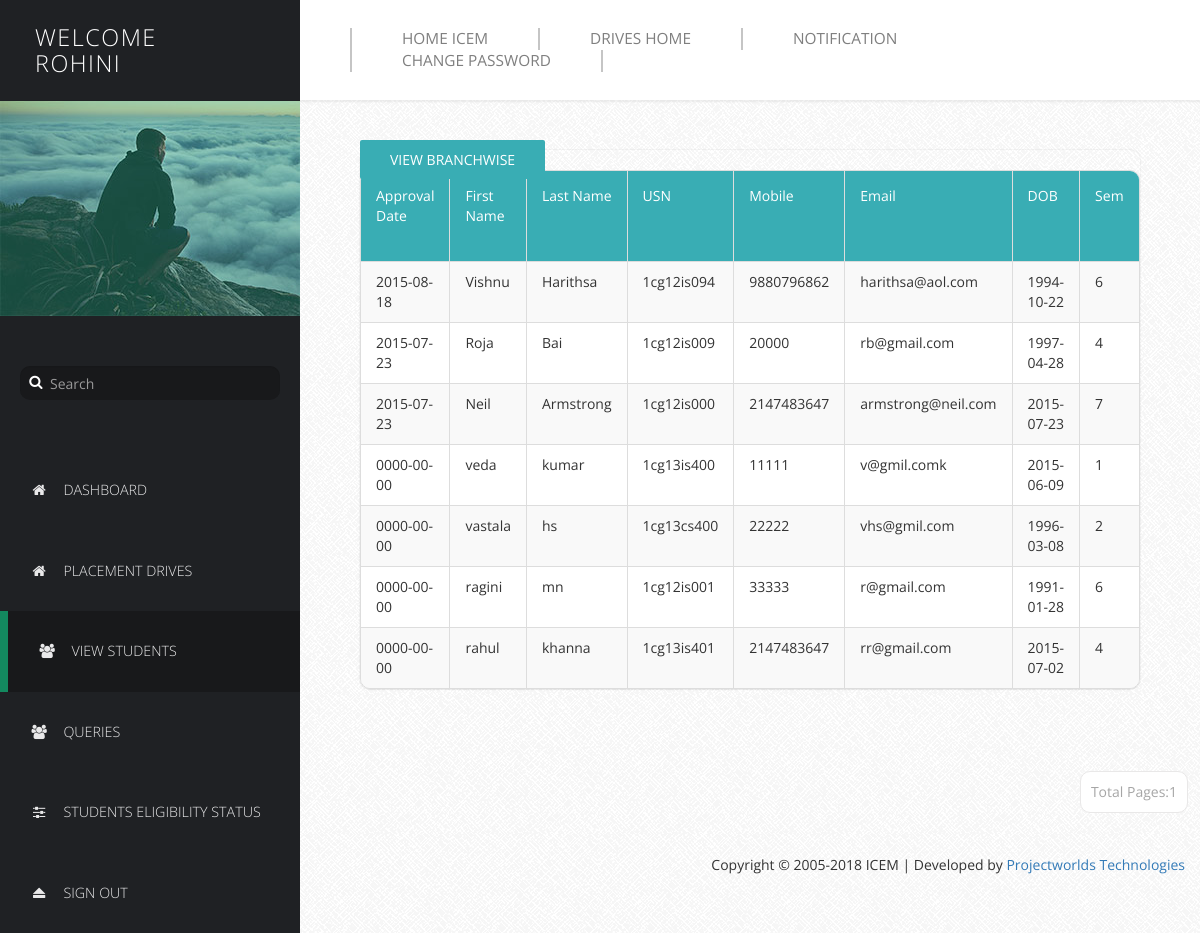
Page /Profilers/PProfile/manage-users.php (signed in) on the committed database.
### tables this page shows
CREATE TABLE IF NOT EXISTS `basicdetails` (
  `Id` int(11) NOT NULL AUTO_INCREMENT,
  `FirstName` varchar(25) NOT NULL,
  `LastName` varchar(25) NOT NULL,
  `USN` varchar(10) NOT NULL,
  `Mobile` bigint(11) NOT NULL,
  `Email` varchar(255) NOT NULL,
  `DOB` date NOT NULL,
  `Sem` int(11) NOT NULL,
  `Branch` varchar(15) NOT NULL,
  `SSLC` float NOT NULL,
  `PU/Dip` float NOT NULL,
  `BE` float NOT NULL,
  `Backlogs` int(11) NOT NULL,
  `HofBacklogs` tinyint(1) NOT NULL,
  `DetainYears` int(11) NOT NULL,
  `Approve` tinyint(1) NOT NULL DEFAULT '0',
  `ApprovalDate` date NOT NULL,
  PRIMARY KEY (`Id`,`USN`),
  UNIQUE KEY `USN` (`USN`,`Mobile`,`Email`)
);

### Profilers/PProfile/manage-users.php (the view, shortened to what this page needs)
<!DOCTYPE html>
<html lang="en">
  <head>
    <link href="css/font-awesome.min.css" rel="stylesheet">
    <link href="css/bootstrap.min.css" rel="stylesheet">
    <link href="css/templatemo-style.css" rel="stylesheet">
  </head>
  <body>
    <div class="templatemo-flex-row">
      <div class="templatemo-sidebar">
        <header class="templatemo-site-header">
          <?php
		  $Welcome = "Welcome";
          echo "<h1>" . $Welcome . "<br>". $_SESSION['pusername']. "</h1>";
		 echo "<br>";
		  ?>
        </header>
        <div class="profile-photo-container">
          <img src="images/profile-photo.jpg" alt="Profile Photo" class="img-responsive">
          <div class="profile-photo-overlay"></div>
        </div>
        <form class="templatemo-search-form" role="search">
          <div class="input-group">
              <button type="submit" class="fa fa-search"></button>
              <input type="text" class="form-control" placeholder="Search" name="srch-term" id="srch-term">
          </div>
        </form>
        <nav class="templatemo-left-nav">
          <ul>
         <ul>
            <li><a href="login.php" ><i class="fa fa-home fa-fw"></i>Dashboard</a></li>
            <li><a href="Placement Drives.php"><i class="fa fa-home fa-fw"></i>Placement Drives</a></li>
            <li><a href="#" class="active"><i class="fa fa-users fa-fw"></i>View Students</a></li>
            <li><a href="queries.php"><i class="fa fa-users fa-fw"></i>Queries</a></li>
            <li><a href="Students Eligibility.php"><i class="fa fa-sliders fa-fw"></i>Students Eligibility Status</a></li>
            <li><a href="logout.php"><i class="fa fa-eject fa-fw"></i>Sign Out</a></li>
          </ul>
        </nav>
      </div>
      <div class="templatemo-content col-1 light-gray-bg">
        <div class="templatemo-top-nav-container">
          <div class="row">
            <nav class="templatemo-top-nav col-lg-12 col-md-12">
              <ul class="text-uppercase">
               <li><a href="../../Homepage/index.php">Home ICEM</a></li>
                <li><a href="../../Drives/index.php">Drives Home</a></li>
                <li><a href="Notif.php">Notification</a></li>
                <li><a href="Change Password.php">Change Password</a></li>
              </ul>
            </nav>
          </div>
        </div>
        <div class="templatemo-content-container">
          <div class="templatemo-content-widget no-padding">
		  	<a href="bgo.php" class="templatemo-blue-button">View Branchwise</a>
            <div class="panel panel-default table-responsive">
			  <table class="table table-striped table-bordered templatemo-user-table">
                <thead>
                  <tr>
				  <td><a   class="white-text templatemo-sort-by">Approval Date</a></td>
                    <td><a   class="white-text templatemo-sort-by">First Name</a></td>
                    <td><a   class="white-text templatemo-sort-by">Last Name </a></td>
                    <td><a  class="white-text templatemo-sort-by">USN </a></td>
                    <td><a class="white-text templatemo-sort-by">Mobile  </a></td>
					   <td><a  class="white-text templatemo-sort-by">Email </a></td>
                       <td><a class="white-text templatemo-sort-by">DOB  </a></td>
   <td><a   class="white-text templatemo-sort-by">Sem </a></td>
				  </thead>
			   <?php
$num_rec_per_page=15;
if (isset($_GET["page"])) { $page  = $_GET["page"]; } else { $page=1; };
$start_from = ($page-1) * $num_rec_per_page;
$sql = "SELECT * FROM basicdetails where Approve='1' ORDER BY ApprovalDate DESC LIMIT $start_from, $num_rec_per_page";
$rs_result = mysql_query ($sql);
?>
<?php
while ($row = mysql_fetch_assoc($rs_result))
{
            print "<tr>";
print "<td>" . $row['ApprovalDate'] . "</td>";
print "<td>" . $row['FirstName'] . "</td>";
print "<td>" . $row['LastName'] . "</td>";
print "<td>" . $row['USN'] . "</td>";
print "<td>" . $row['Mobile'] . "</td>";
print "<td>" . $row['Email'] . "</td>";
print "<td>" . $row['DOB'] . "</td>";
print "<td>" . $row['Sem'] . "</td>";
print "</tr>";
}
?>
              </table>
			  </div>
			  </div>
			  </div>
  <div class="pagination-wrap">
  <ul class="pagination">
			  <?php
$num_rec_per_page=15;
$sql = "SELECT * FROM basicdetails where Approve='1' ";
$rs_result = mysql_query($sql);
$total_records = mysql_num_rows($rs_result);
$totalpage = ceil($total_records / $num_rec_per_page);
$currentpage = (isset($_GET['page']) ? $_GET['page'] : 1);
	 if($currentpage == 0)
	{
	}
	else if( $currentpage >= 1  &&  $currentpage <= $totalpage  )
	{
	 echo "<li><a>Total Pages:".$totalpage."</a></li>";
}
 ?>
</ul>
</div>
        <footer class="text-right">
            <p>Copyright &copy; 2005-2018 ICEM
            | Developed by <a href="http://proectworlds.in" target="_parent">Projectworlds Technologies</a></p>
          </footer>
        </div>
      </div>
  </body>
</html>

### Profilers/PProfile/css/templatemo-style.css (style rules this page uses)
* { font-family: 'Open Sans', sans-serif; }
body { font-size: 13px; }
body, .templatemo-left-nav { background: #1f2124; }
h1, h2, h3 { margin: 0; }
ul { list-style-type: none; margin: 0; padding: 0; }
nav li { font-size: 1.1em; list-style: none; text-transform: uppercase; }
.white-text { color: white; }
.light-gray-bg { font-family:"Trebuchet MS", "Myriad Pro", Arial, sans-serif; font-size:14px; background:#f4f4f4 url(../images/bg.png) repeat top left; color:#333; overflow-y:scroll; }
footer { padding: 15px; }
.templatemo-sidebar { width: 300px; }
.templatemo-site-header { margin: 25px 30px; }
.templatemo-site-header h1 { color: white; display: inline-block; font-size: 1.8em; font-weight: 300; letter-spacing: 1.5px; margin: 0 5px; text-transform: uppercase; vertical-align: middle; }
.profile-photo-container { position: relative; }
.profile-photo-overlay { background-color: rgba(4, 152, 114, 0.35); position: absolute; top: 0; left: 0; width: 100%; height: 100%; transition: all 0.3s ease; }
.templatemo-search-form { font-size: 1.1em; margin: 50px 20px; }
.templatemo-search-form .input-group { width: 100%; }
.templatemo-search-form .input-group .form-control { background-color: #18191b; border: none; border-radius: 10px; color: #DDD; padding-left: 30px; }
.templatemo-search-form .input-group { position: relative; }
.fa-search { height:32px; width:32px; border: none; cursor: pointer; color:white; background:transparent; position:absolute; top: 0; left: 0; z-index: 100; }
.templatemo-left-nav li { font-weight: 300; }
.templatemo-left-nav a.active, .templatemo-left-nav a:hover { background: #18191b; border-left: 8px solid #13895F; }
.templatemo-left-nav a { color: #e9e9ea; display: block; padding: 30px; transition: all 0.3s ease; }
.templatemo-left-nav .fa { margin-right: 15px; }
.templatemo-top-nav-container { background-color: white; padding: 28px 50px; box-shadow: 0px 0px 2px 2px rgba(161, 159, 159, 0.18); }
.templatemo-top-nav li { float: left; list-style: none; }
.templatemo-top-nav a { color: #7f7f7f; display: block; padding: 0 50px; border-left: 2px solid #c5c5c5; }
.templatemo-top-nav li:last-child a { border-right: 2px solid #c5c5c5; }
.templatemo-content { margin-top: 0px; min-height: 600px; padding: 0; overflow-x: hidden; }
.templatemo-content-container { padding: 40px 50px; }
.templatemo-flex-row { display: -webkit-flex; display: -ms-flexbox; display: flex; }
.col-1 { -webkit-flex: 1; -ms-flex: 1; flex: 1; }
.templatemo-content-widget { border-radius: 10px; padding: 30px; position: relative; margin: 10px; box-shadow: 0px 0px 1px 1px rgba(161, 159, 159, 0.1); }
.templatemo-content-widget.no-padding { padding: 0; }
.panel { border-radius: 10px; }
.pagination-wrap { margin-right: 10px; text-align: right; }
.pagination>li>a { border-color: #E9E8E8; color: #a6a6a6; margin: 2px; padding: 10px; }
.pagination>li>a, .pagination>li:first-child>a, .pagination>li:last-child>a { border-radius: 10px; }
.table { margin-bottom: 0; }
.table>tbody>tr>td { padding: 10px 15px; }
.table>thead>tr>td { padding: 15px; }
.templatemo-blue-button, .templatemo-white-button { border-radius: 2px; padding: 10px 30px; text-transform: uppercase; transition: all 0.3s ease; }
.templatemo-blue-button { background-color: #39ADB4; border: none; color: white; }
.templatemo-user-table thead { background-color: #39ADB4; color: white; }
.panel>.table-responsive:last-child>.table:last-child, .panel>.table:last-child { border-bottom-right-radius: 10px; border-bottom-left-radius: 10px; }
.panel>.table:first-child { border-top-left-radius: 10px; border-top-right-radius: 10px; }
@media only screen and (min-width: 768px) { .templatemo-left-nav { display: block !important; } }

### rows in the picture
basicdetails: ApprovalDate "2015-08-18", FirstName "Vishnu", LastName "Harithsa", USN "1cg12is094", Mobile "9880796862", Email "harithsa@aol.com", DOB "1994-10-22", Sem "6"
basicdetails: ApprovalDate "2015-07-23", FirstName "Roja", LastName "Bai", USN "1cg12is009", Mobile "20000", Email "rb@gmail.com", DOB "1997-04-28", Sem "4"
basicdetails: ApprovalDate "2015-07-23", FirstName "Neil", LastName "Armstrong", USN "1cg12is000", Mobile "2147483647", Email "armstrong@neil.com", DOB "2015-07-23", Sem "7"
basicdetails: ApprovalDate "0000-00-00", FirstName "veda", LastName "kumar", USN "1cg13is400", Mobile "11111", Email "v@gmil.comk", DOB "2015-06-09", Sem "1"
basicdetails: ApprovalDate "0000-00-00", FirstName "vastala", LastName "hs", USN "1cg13cs400", Mobile "22222", Email "vhs@gmil.com", DOB "1996-03-08", Sem "2"
basicdetails: ApprovalDate "0000-00-00", FirstName "ragini", LastName "mn", USN "1cg12is001", Mobile "33333", Email "r@gmail.com", DOB "1991-01-28", Sem "6"
basicdetails: ApprovalDate "0000-00-00", FirstName "rahul", LastName "khanna", USN "1cg13is401", Mobile "2147483647", Email "rr@gmail.com", DOB "2015-07-02", Sem "4"

### other values in the picture
$Welcome "WELCOME"
$_SESSION['pusername'] "ROHINI"
$totalpage "1"
